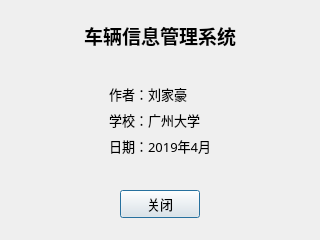
<?xml version="1.0" encoding="UTF-8"?>
<ui version="4.0">
 <class>about</class>
 <widget class="QDialog" name="about">
  <property name="geometry">
   <rect>
    <x>0</x>
    <y>0</y>
    <width>320</width>
    <height>240</height>
   </rect>
  </property>
  <property name="windowTitle">
   <string>Dialog</string>
  </property>
  <layout class="QVBoxLayout" name="verticalLayout_2">
   <item>
    <widget class="QWidget" name="widget_2" native="true">
     <layout class="QHBoxLayout" name="horizontalLayout">
      <item>
       <spacer name="horizontalSpacer_2">
        <property name="orientation">
         <enum>Qt::Horizontal</enum>
        </property>
        <property name="sizeHint" stdset="0">
         <size>
          <width>40</width>
          <height>20</height>
         </size>
        </property>
       </spacer>
      </item>
      <item>
       <widget class="QLabel" name="label">
        <property name="font">
         <font>
          <family>微软雅黑</family>
          <pointsize>14</pointsize>
          <weight>75</weight>
          <bold>true</bold>
         </font>
        </property>
        <property name="text">
         <string>车辆信息管理系统</string>
        </property>
        <property name="textFormat">
         <enum>Qt::AutoText</enum>
        </property>
       </widget>
      </item>
      <item>
       <spacer name="horizontalSpacer">
        <property name="orientation">
         <enum>Qt::Horizontal</enum>
        </property>
        <property name="sizeHint" stdset="0">
         <size>
          <width>40</width>
          <height>20</height>
         </size>
        </property>
       </spacer>
      </item>
     </layout>
    </widget>
   </item>
   <item>
    <widget class="QWidget" name="widget_4" native="true">
     <layout class="QHBoxLayout" name="horizontalLayout_3">
      <item>
       <spacer name="horizontalSpacer_4">
        <property name="orientation">
         <enum>Qt::Horizontal</enum>
        </property>
        <property name="sizeHint" stdset="0">
         <size>
          <width>40</width>
          <height>20</height>
         </size>
        </property>
       </spacer>
      </item>
      <item>
       <widget class="QWidget" name="widget" native="true">
        <layout class="QVBoxLayout" name="verticalLayout">
         <item>
          <widget class="QLabel" name="label_2">
           <property name="font">
            <font>
             <family>微软雅黑</family>
             <pointsize>10</pointsize>
            </font>
           </property>
           <property name="text">
            <string>作者：刘家豪</string>
           </property>
          </widget>
         </item>
         <item>
          <widget class="QLabel" name="label_3">
           <property name="font">
            <font>
             <family>微软雅黑</family>
             <pointsize>10</pointsize>
            </font>
           </property>
           <property name="text">
            <string>学校：广州大学</string>
           </property>
          </widget>
         </item>
         <item>
          <widget class="QLabel" name="label_4">
           <property name="font">
            <font>
             <family>微软雅黑</family>
             <pointsize>10</pointsize>
            </font>
           </property>
           <property name="text">
            <string>日期：2019年4月</string>
           </property>
          </widget>
         </item>
        </layout>
       </widget>
      </item>
      <item>
       <spacer name="horizontalSpacer_3">
        <property name="orientation">
         <enum>Qt::Horizontal</enum>
        </property>
        <property name="sizeHint" stdset="0">
         <size>
          <width>71</width>
          <height>20</height>
         </size>
        </property>
       </spacer>
      </item>
     </layout>
    </widget>
   </item>
   <item>
    <widget class="QWidget" name="widget_3" native="true">
     <layout class="QHBoxLayout" name="horizontalLayout_2">
      <item>
       <spacer name="horizontalSpacer_5">
        <property name="orientation">
         <enum>Qt::Horizontal</enum>
        </property>
        <property name="sizeHint" stdset="0">
         <size>
          <width>40</width>
          <height>20</height>
         </size>
        </property>
       </spacer>
      </item>
      <item>
       <widget class="QPushButton" name="pushButton">
        <property name="font">
         <font>
          <family>黑体</family>
          <pointsize>10</pointsize>
         </font>
        </property>
        <property name="text">
         <string>关闭</string>
        </property>
       </widget>
      </item>
      <item>
       <spacer name="horizontalSpacer_6">
        <property name="orientation">
         <enum>Qt::Horizontal</enum>
        </property>
        <property name="sizeHint" stdset="0">
         <size>
          <width>40</width>
          <height>20</height>
         </size>
        </property>
       </spacer>
      </item>
     </layout>
    </widget>
   </item>
  </layout>
 </widget>
 <resources/>
 <connections/>
</ui>
